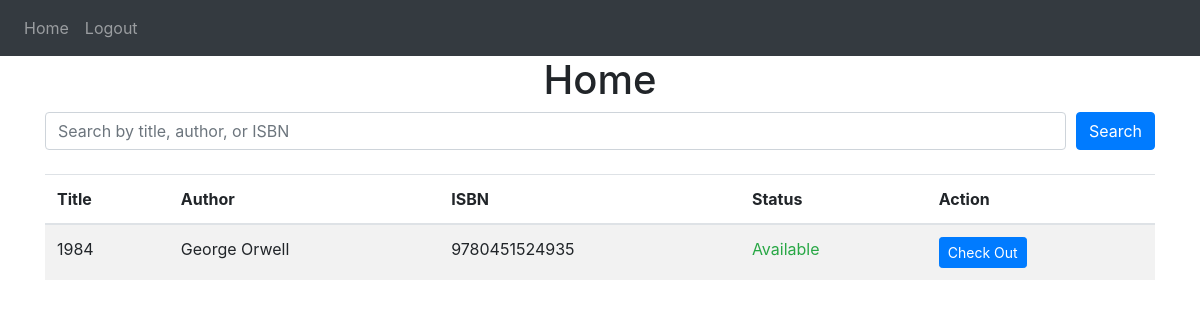
Screenshot of /checkout/1 (signed in) with the database file from the repository.
### website/models.py (models this page shows)
class Book(db.Model):
    id = db.Column(db.Integer, primary_key=True)
    title = db.Column(db.String(150), nullable=False)
    author = db.Column(db.String(150), nullable=False)
    isbn = db.Column(db.String(20), unique=True, nullable=False)
    available = db.Column(db.Integer, default=1)  # 1 = Available, 0 = Checked Out

### website/views.py (the view)
@views.route('/checkout/<bookId>', methods=['GET', 'POST'])
@login_required
def checkout_book(bookId):
    books = Book.query.filter(Book.id == bookId)
    return render_template("home.html", user=current_user, books=books)

### website/__init__.py (called while the page is built)
def create_app():
    app = Flask(__name__)
    app.config['SECRET_KEY'] = 'your_secret_key'
    app.config['SQLALCHEMY_DATABASE_URI'] = 'sqlite:///library.db'
    db.init_app(app)
    from .views import views
    from .auth import auth
    app.register_blueprint(views, url_prefix='/')
    app.register_blueprint(auth, url_prefix='/')
    from .models import User, Book  # Import the Book model
    with app.app_context():
        db.create_all()
    login_manager = LoginManager()
    login_manager.login_view = 'auth.login'
    login_manager.init_app(app)
    @login_manager.user_loader
    def load_user(id):
        return User.query.get(int(id))
    return app

### website/templates/home.html (shortened to what this page needs)
{% extends "base.html" %}
{% block content %}
<h1 align="center">Home</h1>
<form method="GET" action="{{ url_for('views.home') }}" class="mb-4">
    <div class="form-row">
        <div class="col">
            <input type="text" class="form-control" name="query" placeholder="Search by title, author, or ISBN" value="{{ request.args.get('query', '') }}">
        </div>
        <div class="col-auto">
            <button type="submit" class="btn btn-primary">Search</button>
        </div>
    </div>
</form>
<div class="table-responsive">
    <table class="table table-striped">
        <thead>
            <tr>
                <th>Title</th>
                <th>Author</th>
                <th>ISBN</th>
                <th>Status</th>
                <th>Action</th>
            </tr>
        </thead>
        <tbody>
            {% for book in books %}
            <tr>
                <td>{{ book.title }}</td>
                <td>{{ book.author }}</td>
                <td>{{ book.isbn }}</td>
                <td>
                    {% if book.available %}
                        <span class="text-success">Available</span>
                    {% else %}
                        <span class="text-danger">Checked Out</span>
                    {% endif %}
                </td>
                <td>
                    {% if book.available %}
                        <form method="POST" action="{{ url_for('views.checkout_book', bookId=book.id) }}" style="display:inline;">
                            <button type="submit" class="btn btn-sm btn-primary">Check Out</button>
                        </form>
                    {% else %}
                        <button class="btn btn-sm btn-secondary" disabled>Check Out</button>
                    {% endif %}
                </td>
            </tr>
            {% endfor %}
        </tbody>
    </table>
</div>
{% endblock %}

### rows the page displays
Book: title "1984", author "George Orwell", isbn "9780451524935", available "Available"
